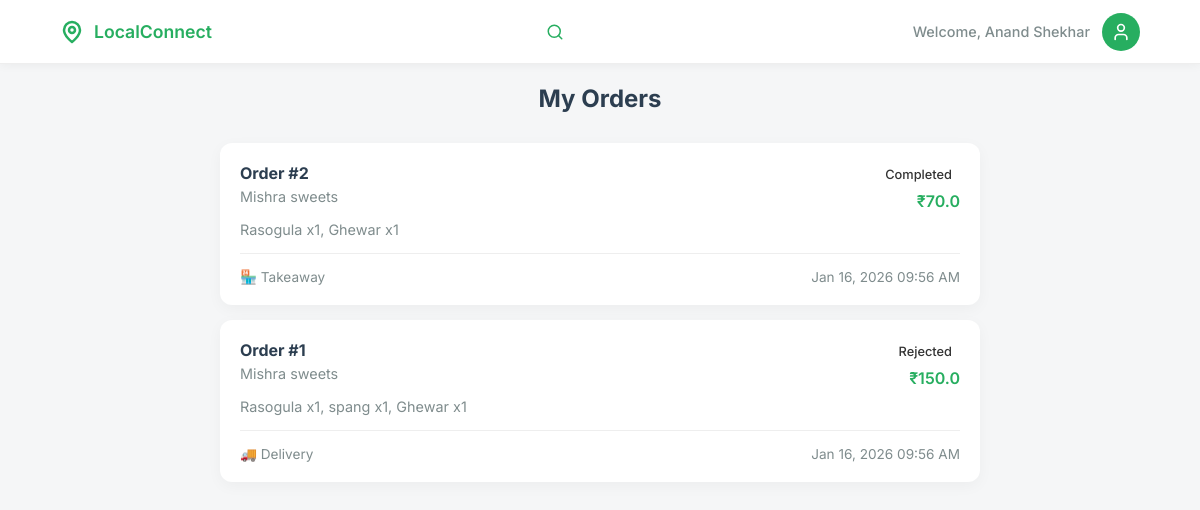
The page /customer/orders (signed in) on the database its author committed.
### models/models.py (models this page shows, shortened)
class Order(db.Model):
    id = db.Column(db.Integer, primary_key=True)
    customer_id = db.Column(db.Integer, db.ForeignKey('customer.id'), nullable=False)
    vendor_id = db.Column(db.Integer, db.ForeignKey('vendor.id'), nullable=False)
    vendor_name = db.Column(db.String(100), nullable=False)
    customer_name = db.Column(db.String(100))
    customer_phone = db.Column(db.String(20))
    items = db.Column(db.Text, nullable=False)
    items_summary = db.Column(db.String(500))
    delivery_type = db.Column(db.String(20), nullable=False)
    payment_type = db.Column(db.String(20), nullable=False)
    total = db.Column(db.Float, nullable=False)
    status = db.Column(db.String(20), default='Pending')
    order_type = db.Column(db.String(20))
    customer_suggestion = db.Column(db.Text)
    rejection_reason = db.Column(db.Text)
    created_at = db.Column(db.DateTime, default=datetime.utcnow)
    razorpay_order_id = db.Column(db.String(100))
    razorpay_payment_id = db.Column(db.String(100))
    razorpay_signature = db.Column(db.String(255))
    review_rating = db.Column(db.Integer)
    review_comment = db.Column(db.Text)
    review_date = db.Column(db.DateTime)
    def get_items(self):
        return json.loads(self.items)

### app.py (the view)
@app.route('/customer/orders')
@customer_required
def customer_orders():
    user_id = session.get('user_id')
    orders_query = Order.query.filter_by(customer_id=user_id).order_by(Order.created_at.desc()).all()
    orders = [{
        'id': o.id,
        'vendor_name': o.vendor_name,
        'items': o.items,
        'delivery_type': o.delivery_type,
        'payment_type': o.payment_type,
        'total': o.total,
        'status': o.status,
        'created_at': o.created_at.isoformat(),
        'review_rating': o.review_rating,
        'review_comment': o.review_comment
    } for o in orders_query]
    return render_template('customer/orders.html', user_name=session.get('user_name'), user_id=user_id, orders=orders, orders_query=orders_query)

### app.py (called while the page is built)
def customer_required(f):
    @wraps(f)
    def decorated_function(*args, **kwargs):
        if 'user_id' not in session or session.get('user_role') != 'customer':
            flash('Access denied. Customer login required.', 'error')
            return redirect(url_for('sign_in'))
        return f(*args, **kwargs)
    return decorated_function

### templates/customer/orders.html (shortened to what this page needs)
<!DOCTYPE html>
<html lang="en">
<head>
    <link rel="stylesheet" href="/static/css/customer/base.css">
    <link rel="stylesheet" href="https://cdnjs.cloudflare.com/ajax/libs/font-awesome/6.0.0/css/all.min.css">
    <link rel="stylesheet" href="https://unpkg.com/leaflet@1.9.4/dist/leaflet.css" />
</head>
<body>
    <header class="navbar">
        <div class="nav-container">
            <div class="logo">
                <svg width="24" height="24" viewBox="0 0 24 24" fill="none" stroke="currentColor" stroke-width="2.5" stroke-linecap="round" stroke-linejoin="round">
                    <path d="M20 10c0 6-8 12-8 12s-8-6-8-12a8 8 0 0 1 16 0Z"></path>
                    <circle cx="12" cy="10" r="3"></circle>
                </svg>
                <span>LocalConnect</span>
            </div>
            <div class="search-wrapper" id="searchWrapper">
                <svg class="search-icon" width="18" height="18" viewBox="0 0 24 24" fill="none" stroke="currentColor" stroke-width="2" stroke-linecap="round" stroke-linejoin="round">
                    <circle cx="11" cy="11" r="8"></circle>
                    <line x1="21" y1="21" x2="16.65" y2="16.65"></line>
                </svg>
            </div>
            <div class="user-profile">
                <span class="welcome-text">Welcome, {{ user_name or 'Guest' }}</span>
                <div class="avatar" id="profileIcon">
                    <svg width="20" height="20" viewBox="0 0 24 24" fill="none" stroke="currentColor" stroke-width="2" stroke-linecap="round" stroke-linejoin="round">
                        <path d="M19 21v-2a4 4 0 0 0-4-4H9a4 4 0 0 0-4 4v2"></path>
                        <circle cx="12" cy="7" r="4"></circle>
                    </svg>
                </div>
            </div>
        </div>
    </header>
    <main class="content-wrapper">
        <div class="orders-container">
            <h2 class="page-title">My Orders</h2>
            <div class="orders-list" id="orders-list">
                {% if orders_query %}
                    {% for order in orders_query %}
                    <div class="order-card" onclick="showOrderDetails({{ order.id }})">
                        <div class="order-header">
                            <div class="order-info">
                                <h4>Order #{{ order.id }}</h4>
                                <p class="vendor-name">{{ order.vendor_name }}</p>
                            </div>
                            <div class="order-status">
                                <span class="status-badge {{ order.status }}">{{ order.status.replace('_', ' ').title() }}</span>
                                <span class="order-total">₹{{ order.total }}</span>
                            </div>
                        </div>
                        <div class="order-items">
                            <p>{% for item in order.get_items() %}{{ item.name }} x{{ item.qty }}{% if not loop.last %}, {% endif %}{% endfor %}</p>
                        </div>
                        <div class="order-meta">
                            <span class="order-type">{{ '🚚 Delivery' if order.delivery_type == 'delivery' else '🏪 Takeaway' }}</span>
                            <span class="order-date">{{ order.created_at.strftime('%b %d, %Y %I:%M %p') }}</span>
                        </div>
                    </div>
                    {% endfor %}
                {% else %}
                    <div style="text-align:center;padding:60px 20px;color:#7f8c8d;">
                        <i class="fa-solid fa-shopping-bag" style="font-size:48px;margin-bottom:20px;color:#27ae60;"></i>
                        <h3>No orders yet</h3>
                        <p>Your orders will appear here after you place them.</p>
                    </div>
                {% endif %}
            </div>
        </div>
    </main>
</body>
</html>

### static/css/customer/base.css (style rules this page uses)
:root { --bg-color: #f5f6f7; --primary-green: #27ae60; --dark-green: #219150; --text-main: #333; --text-dark: #2c3e50; --text-gray: #7f8c8d; --text-light: #7f8c8d; --card-shadow: 0 4px 15px rgba(0,0,0,0.04); --border-radius: 18px; --bg-light: #f5f7f8; --bg-gray: #f5f7f8; }
* { margin: 0; padding: 0; box-sizing: border-box; transition: all 0.3s cubic-bezier(0.25, 0.8, 0.25, 1); }
body { font-family: 'Inter', sans-serif; background-color: var(--bg-color); color: var(--text-main); overflow-x: hidden; }
.navbar { background: white; height: 64px; display: flex; align-items: center; padding: 0 5%; box-shadow: 0 1px 10px rgba(0,0,0,0.05); position: sticky; top: 0; z-index: 1000; border-bottom: 1px solid #eee; }
.nav-container { width: 100%; max-width: 1200px; margin: 0 auto; display: flex; justify-content: space-between; align-items: center; gap: 15px; }
.logo { display: flex; align-items: center; gap: 10px; color: var(--primary-green); font-weight: 600; font-size: 1.1rem; cursor: pointer; }
.search-wrapper { position: relative; width: 400px; flex: 1; max-width: 450px; transition: all 0.3s ease; }
.search-wrapper.collapsed { width: 40px; max-width: 40px; }
.search-icon { position: absolute; right: 18px; top: 50%; transform: translateY(-50%); color: var(--primary-green); cursor: pointer; }
.user-profile { display: flex; align-items: center; gap: 12px; position: relative; }
.welcome-text { font-size: 0.9rem; color: var(--text-gray); font-weight: 500; }
.avatar { width: 38px; height: 38px; background: var(--primary-green); border-radius: 50%; display: flex; align-items: center; justify-content: center; color: white; font-weight: 600; cursor: pointer; transition: all 0.3s ease; }
.orders-container { max-width: 800px; margin: 0 auto; padding: 20px; }
.page-title { text-align: center; margin-bottom: 30px; color: var(--text-dark); }
.order-card { background: white; border-radius: 12px; padding: 20px; margin-bottom: 15px; box-shadow: var(--card-shadow); cursor: pointer; transition: all 0.3s ease; }
.order-header { display: flex; justify-content: space-between; align-items: flex-start; margin-bottom: 10px; }
.order-info h4 { margin: 0 0 5px 0; color: var(--text-dark); }
.vendor-name { margin: 0; color: var(--text-gray); font-size: 0.9rem; }
.order-status { text-align: right; }
.status-badge { padding: 4px 8px; border-radius: 12px; font-size: 0.8rem; font-weight: 500; display: block; margin-bottom: 5px; }
.order-total { font-weight: 600; color: var(--primary-green); }
.order-items p { margin: 10px 0; color: var(--text-gray); font-size: 0.9rem; }
.order-meta { display: flex; justify-content: space-between; align-items: center; margin-top: 15px; padding-top: 15px; border-top: 1px solid #eee; font-size: 0.85rem; color: var(--text-gray); }

### rows shown on the page
Order: id "2", vendor_name "Mishra sweets", status.replace "Completed", total "70.0", name "Rasogula" "Ghewar", qty "1" "1", delivery_type "🏪 Takeaway", created_at "Jan 16, 2026 09:56 AM"
Order: id "1", vendor_name "Mishra sweets", status.replace "Rejected", total "150.0", name "Rasogula" "spang" "Ghewar", qty "1" "1" "1", delivery_type "🚚 Delivery", created_at "Jan 16, 2026 09:56 AM"

### other values the page prints
{{ user_name or 'Guest' }} "Anand Shekhar"
